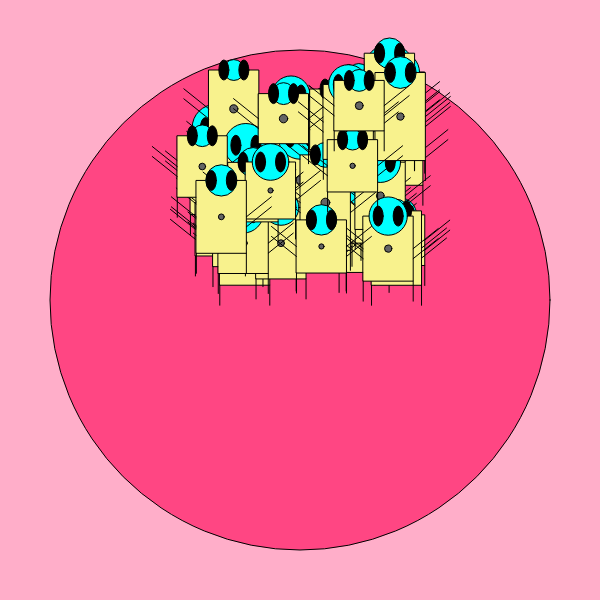
Frame 1 (no input)
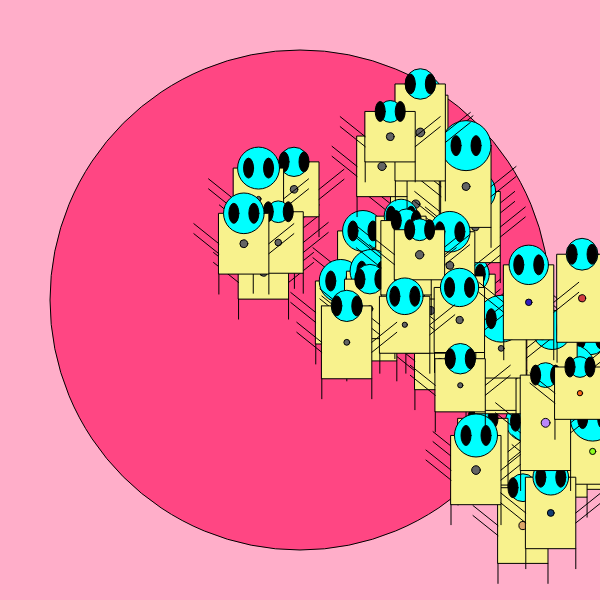
Frame 60 (no input)
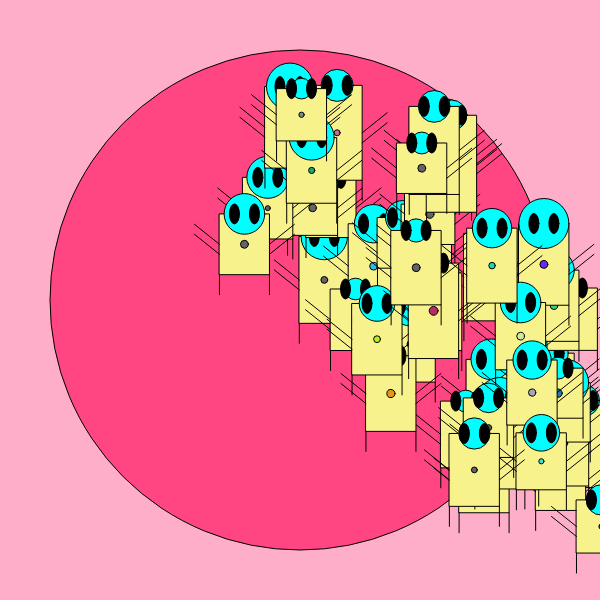
Frame 120 (the mouse pressed at the canvas centre since frame 60)

The p5.js sketch that drew these frames (run headless with seeded random() and noise() and a simulated clock; from frame 60 on, the mouse is pressed at the canvas centre):

// p5.js sketch
// ── sketch.js
// Hér kemur kóðinn þinn:
var dugs = []

function setup() {
  createCanvas(600,600)
  //búa til 50 dug
  for (var i = 0; i < 50; i = i + 1){
    dugs[i] = new dug(random(200,400),random(100,250),random(50,100), random(20,50),random(5,9))
  }
}
function draw() {
	background(255,174,201);
  fill(255,70,131);
	ellipse(300,300,500,500);
  // Teiknum og hreyfum alla dug kallana okkar
  for (var i = 0; i < dugs.length; i = i+1){
  	dugs[i].move();
  	dugs[i].show();
    dugs[i].blink();
  }
}
function mousePressed(){
  for (var i = dugs.length-1; i >= 0; i = i-1){
    if(fjarl(dugs[i].x,dugs[i].y,mouseX,mouseY) < 50){
		    dugs.splice(i,1);
	  }
  }
}
class dug{
  constructor(x,y,bukur,haus,hringur) {
    this.x = x;
    this.y = y;
    this.bukur = bukur;
    this.dir = random(0,2*PI);
    this.speed = random(0,5);
    this.eyeColor = color(100,100,100);
    this.haus = haus;
    this.hringur = hringur;
  }
  // Teiknar geimveruna
  show(){
    rectMode(CENTER);
    //teikna búkinn
    fill(248,242,141)
    rect(this.x,this.y,50, this.bukur)
    //Teikna hausinn
    fill(0,255,255)
    ellipse(this.x,this.y-this.bukur/2,this.haus,this.haus)
    //teikna hendurnar
    fill(0,0,0)
    line(this.x+25,this.y,this.x+50,this.y-20)
    line(this.x-25,this.y,this.x-50,this.y-20)
    line(this.x+25,this.y+10,this.x+50,this.y-10)
    line(this.x-25,this.y+10,this.x-50,this.y-10)
    //teikna augun
    fill(0,0,0)
    ellipse(this.x-10,this.y-this.bukur/2, 10, 20)
    ellipse(this.x+10,this.y-this.bukur/2, 10, 20)
    //teikna fæturna
    fill(0,0,0)
    line(this.x-25,this.y+this.bukur/2, this.x-25,this.y+this.bukur/2+20)
    line(this.x+25,this.y+this.bukur/2,this.x+25,this.y+this.bukur/2+20)
    //teikna hring á magann
    fill(this.eyeColor)
    ellipse(this.x,this.y,this.hringur,this.hringur)
  }

  // Hreyfir dug um skjáinn.
  move(){
    this.x = this.x + this.speed;
    this.y = this.y + this.speed;
    // Athuga hvort dug snerti veggi
    if ((this.x > width) || (this.x < 0)||(this.y > height) || (this.y < 0)){
      this.speed = this.speed * -1;
    }
  }
  // Velur lit fyrir hringina.
  blink(){
    if((this.x>width-100) || (this.x < 100)||(this.y > height-100) || (this.y < 100))
    this.eyeColor = color(random(255), random(255), random(255));
  }
}

function fjarl(x1,y1,x2,y2){
  var dist = sqrt((x1 - x2)*(x1 - x2) + (y1 - y2)*(y1 - y2));
  return dist;
}
